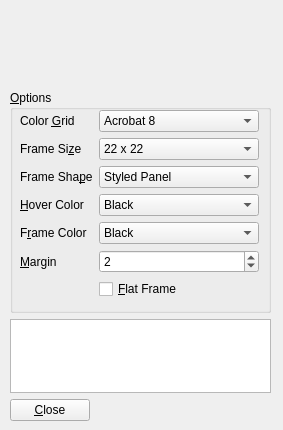
<?xml version="1.0" encoding="UTF-8"?>
<ui version="4.0">
 <class>Dialog</class>
 <widget class="QWidget" name="Dialog">
  <property name="geometry">
   <rect>
    <x>0</x>
    <y>0</y>
    <width>283</width>
    <height>430</height>
   </rect>
  </property>
  <property name="font">
   <font>
    <family>Segoe UI</family>
    <pointsize>9</pointsize>
   </font>
  </property>
  <property name="windowTitle">
   <string>Test Dialog</string>
  </property>
  <widget class="QWidget" name="layoutWidget">
   <property name="geometry">
    <rect>
     <x>10</x>
     <y>10</y>
     <width>261</width>
     <height>411</height>
    </rect>
   </property>
   <layout class="QVBoxLayout" name="verticalLayout" stretch="1,3,1,0">
    <item>
     <widget class="QWidget" name="testWidget" native="true"/>
    </item>
    <item>
     <widget class="QGroupBox" name="settingsBox">
      <property name="title">
       <string>&amp;Options</string>
      </property>
      <widget class="QWidget" name="layoutWidget_2">
       <property name="geometry">
        <rect>
         <x>10</x>
         <y>20</y>
         <width>239</width>
         <height>191</height>
        </rect>
       </property>
       <layout class="QFormLayout" name="formLayout">
        <property name="fieldGrowthPolicy">
         <enum>QFormLayout::AllNonFixedFieldsGrow</enum>
        </property>
        <item row="0" column="0">
         <widget class="QLabel" name="gridLabel">
          <property name="text">
           <string>Color &amp;Grid</string>
          </property>
          <property name="buddy">
           <cstring>hoverColorBox</cstring>
          </property>
         </widget>
        </item>
        <item row="0" column="1">
         <widget class="QComboBox" name="gridBox">
          <item>
           <property name="text">
            <string>Acrobat 8</string>
           </property>
          </item>
          <item>
           <property name="text">
            <string>Firefox</string>
           </property>
          </item>
          <item>
           <property name="text">
            <string>Word 2007 Font Highlight</string>
           </property>
          </item>
          <item>
           <property name="text">
            <string>Word 2007 Font Color</string>
           </property>
          </item>
         </widget>
        </item>
        <item row="1" column="0">
         <widget class="QLabel" name="sizeLabel">
          <property name="text">
           <string>Frame Si&amp;ze</string>
          </property>
          <property name="buddy">
           <cstring>sizeBox</cstring>
          </property>
         </widget>
        </item>
        <item row="1" column="1">
         <widget class="QComboBox" name="sizeBox">
          <property name="currentIndex">
           <number>3</number>
          </property>
          <item>
           <property name="text">
            <string>12 x 12</string>
           </property>
          </item>
          <item>
           <property name="text">
            <string>16 x 16</string>
           </property>
          </item>
          <item>
           <property name="text">
            <string>18 x 18</string>
           </property>
          </item>
          <item>
           <property name="text">
            <string>22 x 22</string>
           </property>
          </item>
          <item>
           <property name="text">
            <string>24 x 24</string>
           </property>
          </item>
          <item>
           <property name="text">
            <string>32 x 32</string>
           </property>
          </item>
         </widget>
        </item>
        <item row="2" column="0">
         <widget class="QLabel" name="shapeLabel">
          <property name="text">
           <string>Frame Sha&amp;pe</string>
          </property>
          <property name="buddy">
           <cstring>shapeBox</cstring>
          </property>
         </widget>
        </item>
        <item row="2" column="1">
         <widget class="QComboBox" name="shapeBox">
          <property name="currentIndex">
           <number>3</number>
          </property>
          <item>
           <property name="text">
            <string>No Frame</string>
           </property>
          </item>
          <item>
           <property name="text">
            <string>Box</string>
           </property>
          </item>
          <item>
           <property name="text">
            <string>Panel</string>
           </property>
          </item>
          <item>
           <property name="text">
            <string>Styled Panel</string>
           </property>
          </item>
          <item>
           <property name="text">
            <string>Windows Panel</string>
           </property>
          </item>
         </widget>
        </item>
        <item row="3" column="0">
         <widget class="QLabel" name="hoverColorLabel">
          <property name="text">
           <string>&amp;Hover Color</string>
          </property>
          <property name="buddy">
           <cstring>hoverColorBox</cstring>
          </property>
         </widget>
        </item>
        <item row="3" column="1">
         <widget class="QComboBox" name="hoverColorBox">
          <property name="currentIndex">
           <number>0</number>
          </property>
          <item>
           <property name="text">
            <string>Black</string>
           </property>
          </item>
          <item>
           <property name="text">
            <string>Blue</string>
           </property>
          </item>
          <item>
           <property name="text">
            <string>Gold</string>
           </property>
          </item>
          <item>
           <property name="text">
            <string>Gray</string>
           </property>
          </item>
          <item>
           <property name="text">
            <string>None</string>
           </property>
          </item>
          <item>
           <property name="text">
            <string>Orange</string>
           </property>
          </item>
          <item>
           <property name="text">
            <string>Red</string>
           </property>
          </item>
          <item>
           <property name="text">
            <string>White</string>
           </property>
          </item>
          <item>
           <property name="text">
            <string>Yellow</string>
           </property>
          </item>
         </widget>
        </item>
        <item row="4" column="0">
         <widget class="QLabel" name="frameColorLabel">
          <property name="text">
           <string>F&amp;rame Color</string>
          </property>
          <property name="buddy">
           <cstring>hoverColorBox</cstring>
          </property>
         </widget>
        </item>
        <item row="4" column="1">
         <widget class="QComboBox" name="frameColorBox">
          <item>
           <property name="text">
            <string>Black</string>
           </property>
          </item>
          <item>
           <property name="text">
            <string>Blue</string>
           </property>
          </item>
          <item>
           <property name="text">
            <string>Gray</string>
           </property>
          </item>
          <item>
           <property name="text">
            <string>Gold</string>
           </property>
          </item>
          <item>
           <property name="text">
            <string>None</string>
           </property>
          </item>
          <item>
           <property name="text">
            <string>Orange</string>
           </property>
          </item>
          <item>
           <property name="text">
            <string>Red</string>
           </property>
          </item>
          <item>
           <property name="text">
            <string>White</string>
           </property>
          </item>
          <item>
           <property name="text">
            <string>Yellow</string>
           </property>
          </item>
         </widget>
        </item>
        <item row="5" column="0">
         <widget class="QLabel" name="marginLabel">
          <property name="text">
           <string>&amp;Margin</string>
          </property>
          <property name="buddy">
           <cstring>marginBox</cstring>
          </property>
         </widget>
        </item>
        <item row="5" column="1">
         <widget class="QSpinBox" name="marginBox">
          <property name="minimum">
           <number>0</number>
          </property>
          <property name="maximum">
           <number>6</number>
          </property>
          <property name="value">
           <number>2</number>
          </property>
         </widget>
        </item>
        <item row="6" column="1">
         <widget class="QCheckBox" name="flatBox">
          <property name="text">
           <string>&amp;Flat Frame</string>
          </property>
         </widget>
        </item>
       </layout>
      </widget>
     </widget>
    </item>
    <item>
     <widget class="QPlainTextEdit" name="debugBox"/>
    </item>
    <item>
     <widget class="QPushButton" name="pushButton">
      <property name="sizePolicy">
       <sizepolicy hsizetype="Fixed" vsizetype="Fixed">
        <horstretch>0</horstretch>
        <verstretch>0</verstretch>
       </sizepolicy>
      </property>
      <property name="text">
       <string>&amp;Close</string>
      </property>
     </widget>
    </item>
   </layout>
  </widget>
 </widget>
 <resources/>
 <connections/>
</ui>
